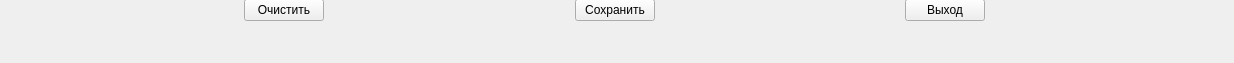
    <widget class="QWidget" name="scrollAreaWidgetContents_2">
     <property name="geometry">
      <rect>
       <x>0</x>
       <y>0</y>
       <width>1234</width>
       <height>63</height>
      </rect>
     </property>
     <widget class="QWidget" name="horizontalLayoutWidget">
      <property name="geometry">
       <rect>
        <x>-1</x>
        <y>-1</y>
        <width>1231</width>
        <height>101</height>
       </rect>
      </property>
      <layout class="QHBoxLayout" name="horizontalLayout">
       <item>
        <spacer name="horizontalSpacer">
         <property name="orientation">
          <enum>Qt::Horizontal</enum>
         </property>
         <property name="sizeHint" stdset="0">
          <size>
           <width>40</width>
           <height>20</height>
          </size>
         </property>
        </spacer>
       </item>
       <item alignment="Qt::AlignTop">
        <widget class="QPushButton" name="pushButton_3">
         <property name="text">
          <string>Очистить</string>
         </property>
        </widget>
       </item>
       <item>
        <spacer name="horizontalSpacer_2">
         <property name="orientation">
          <enum>Qt::Horizontal</enum>
         </property>
         <property name="sizeHint" stdset="0">
          <size>
           <width>40</width>
           <height>20</height>
          </size>
         </property>
        </spacer>
       </item>
       <item alignment="Qt::AlignTop">
        <widget class="QPushButton" name="pushButton_2">
         <property name="text">
          <string>Сохранить</string>
         </property>
        </widget>
       </item>
       <item>
        <spacer name="horizontalSpacer_3">
         <property name="orientation">
          <enum>Qt::Horizontal</enum>
         </property>
         <property name="sizeHint" stdset="0">
          <size>
           <width>40</width>
           <height>20</height>
          </size>
         </property>
        </spacer>
       </item>
       <item alignment="Qt::AlignTop">
        <widget class="QPushButton" name="button_exit">
         <property name="text">
          <string>Выход</string>
         </property>
        </widget>
       </item>
       <item>
        <spacer name="horizontalSpacer_4">
         <property name="orientation">
          <enum>Qt::Horizontal</enum>
         </property>
         <property name="sizeHint" stdset="0">
          <size>
           <width>40</width>
           <height>20</height>
          </size>
         </property>
        </spacer>
       </item>
      </layout>
     </widget>
    </widget>
